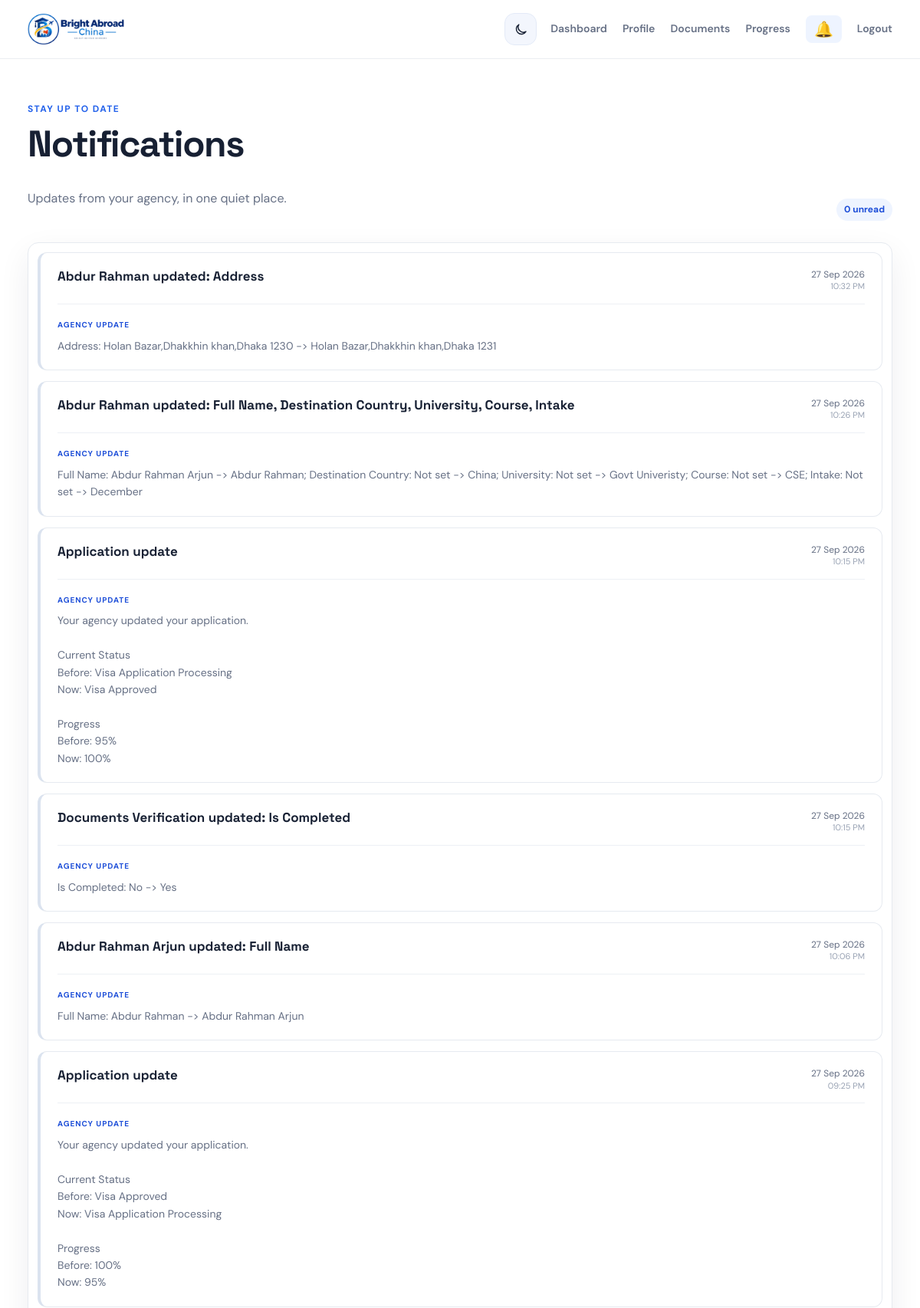
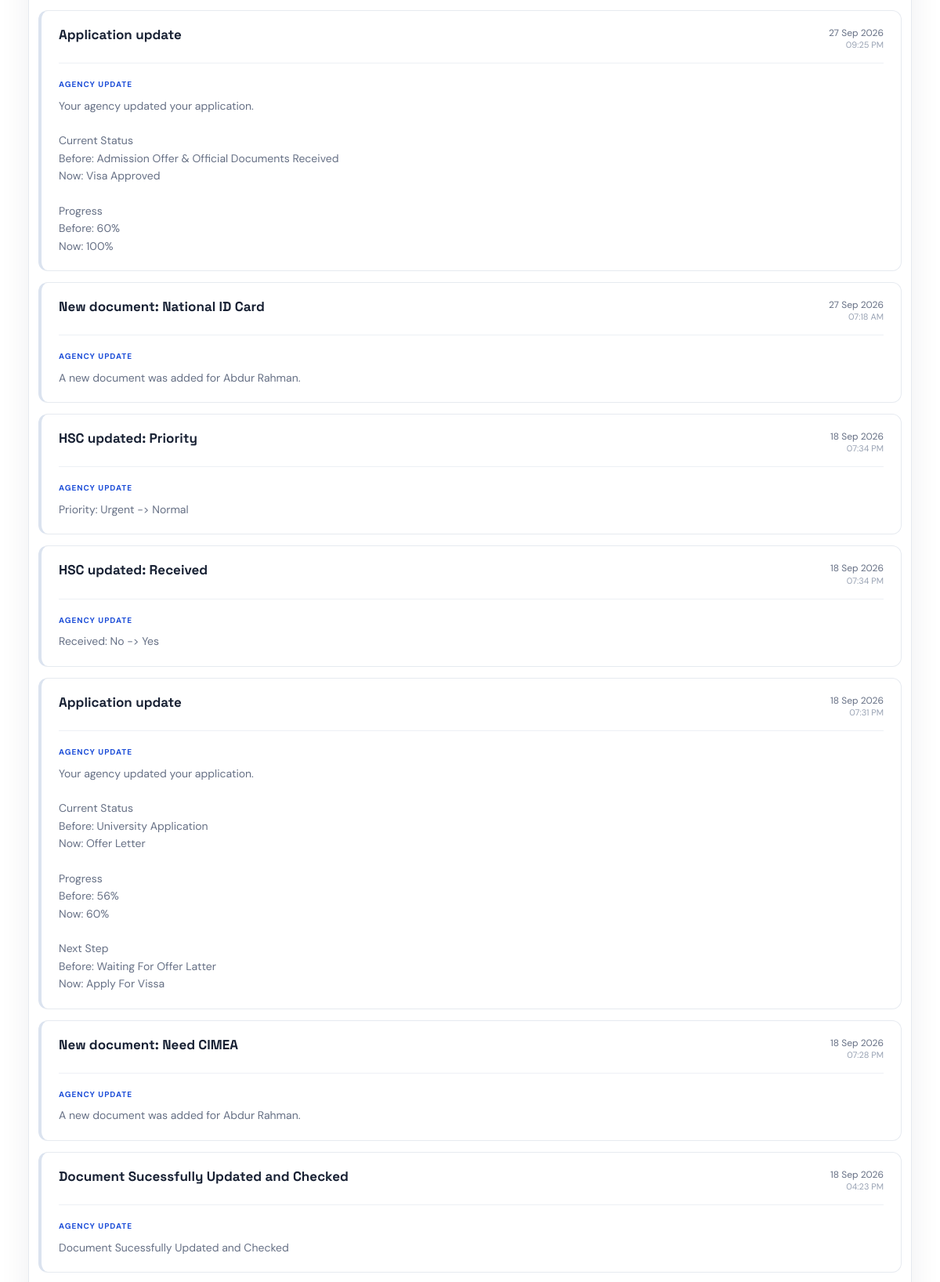
Screenshot of /students/notifications/ (signed in, upper part) with the database file from the repository (2 pictures, top to bottom).
### students/models.py (models this page shows, shortened)
class Notification(models.Model):
    student = models.ForeignKey(
        StudentProfile,
        on_delete=models.CASCADE,
        related_name="notifications"
    )
    title = models.CharField(
        max_length=200
    )
    message = models.TextField()
    is_read = models.BooleanField(
        default=False
    )
    created_at = models.DateTimeField(
        auto_now_add=True
    )
    class Meta:
        ordering = ["-created_at"]

### students/views.py (the view)
@login_required
def notifications_view(request):
    profile, created = StudentProfile.objects.get_or_create(
        user=request.user
    )
    notifications = profile.notifications.all()
    return render(
        request,
        "students/notifications.html",
        {
            "notifications": notifications,
        }
    )

### students/context_processors.py (called while the page is built)
def notification_context(request):
    unread_notification_count = 0
    recent_notifications = []
    user = getattr(request, "user", None)
    if user is not None and user.is_authenticated:
        profile = StudentProfile.objects.filter(
            user=user
        ).first()
        if profile is not None:
            recent_notifications = list(profile.notifications.all()[:5])
            unread_notification_count = profile.notifications.filter(
                is_read=False
            ).count()
    return {
        "unread_notification_count": unread_notification_count,
        "recent_notifications": recent_notifications,
    }

### templates/students/notifications.html (shortened to what this page needs)
{% extends "base.html" %}
{% block content %}
<div class="page-heading"><div><p class="eyebrow">Stay up to date</p><h1>Notifications</h1><p class="muted">Updates from your agency, in one quiet place.</p></div><span class="status-pill">{{ unread_notification_count }} unread</span></div>
<section class="card notification-list">
    {% if notifications %}
        <div class="notification-feed">
            {% for notification in notifications %}
                <a class="notification-card {% if not notification.is_read %}unread{% endif %}" href="{% url 'notification_read' notification.id %}">
                    <div class="notification-card-header">
                        <div class="notification-title-wrap">
                            <strong>{{ notification.title }}</strong>
                        </div>
                        <time class="notification-date" datetime="{{ notification.created_at|date:'c' }}">
                            <span>{{ notification.created_at|date:"d M Y" }}</span>
                            <small>{{ notification.created_at|date:"h:i A" }}</small>
                        </time>
                    </div>
                    <div class="notification-message">
                        <span class="notification-label">Agency update</span>
                        <p>{{ notification.message|linebreaksbr }}</p>
                    </div>
                </a>
            {% endfor %}
        </div>
    {% else %}<div class="empty-state">You are all caught up. New updates will appear here.</div>{% endif %}
</section>
{% endblock %}

### static/css/agency.css (style rules this page uses)
html { scroll-behavior: smooth; scroll-padding-top: 96px; -webkit-text-size-adjust: 100%; overflow-x: hidden !important; }
body { -webkit-tap-highlight-color: transparent; overflow-x: hidden !important; }

### templates/base.html (style rules this page uses)
:root { --ink: #172033; --muted: #667085; --line: #e6eaf0; --canvas: #ffffff; --surface: #ffffff; --blue: #2563eb; --blue-dark: #1d4ed8; --blue-soft: #eef4ff; --green: #16805b; --red: #c24149; --amber: #b7791f; --shadow: 0 14px 40px rgba(23, 32, 51, 0.07); --max-width: 1380px; --max-reading: 1380px; --brand-mint: #7ef0cd; --brand-deep: #0d1734; --radius-card: 18px; --radius-card-lg: 26px; --app-bar-height: 60px; --bottom-nav-height: calc(62px + env(safe-area-inset-bottom, 0px)); }
* { box-sizing: border-box; }
body { background: #ffffff; color: var(--ink); font-family: "DM Sans", "Segoe UI", sans-serif; line-height: 1.55; margin: 0; }
.card { background: var(--surface); border: 1px solid var(--line); border-radius: 14px; box-shadow: var(--shadow); padding: clamp(20px, 3vw, 32px); transition: border-color 180ms ease, box-shadow 180ms ease, transform 180ms ease; }
.page-heading { align-items: flex-end; display: flex; justify-content: space-between; margin-bottom: 28px; }
.eyebrow { color: var(--blue); font-size: 12px; font-weight: 700; letter-spacing: 0.12em; margin: 0 0 8px; text-transform: uppercase; }
h1, h2, h3, h4 { font-family: "Space Grotesk", sans-serif; line-height: 1.15; margin-top: 0; }
h1 { font-size: clamp(30px, 4vw, 48px); letter-spacing: -0.03em; }
p { color: var(--muted); }
a { color: var(--blue); }
.muted { color: var(--muted); }
.notification-card { background: var(--surface); border: 1px solid var(--line); border-left: 4px solid #dbe3ef; border-radius: 12px; display: block; padding: 20px 22px; text-decoration: none; transition: border-color 180ms ease, box-shadow 180ms ease, transform 180ms ease, background 180ms ease; }
.notification-feed { display: grid; gap: 14px; }
.notification-card-header { align-items: flex-start; display: flex; gap: 18px; justify-content: space-between; }
.notification-title-wrap { align-items: flex-start; display: flex; gap: 9px; min-width: 0; }
.notification-title-wrap strong { color: var(--ink); font-family: "Space Grotesk", sans-serif; font-size: 17px; line-height: 1.25; }
.notification-date { align-items: flex-end; color: var(--muted); display: flex; flex: 0 0 auto; flex-direction: column; font-size: 12px; line-height: 1.35; text-align: right; }
.notification-date small { color: #98a2b3; font-size: 11px; }
.notification-message { border-top: 1px solid #edf0f5; margin-top: 15px; padding-top: 13px; }
.notification-label { color: var(--blue-dark); font-size: 10px; font-weight: 700; letter-spacing: 0.1em; text-transform: uppercase; }
.notification-message p { color: var(--muted); font-size: 14px; line-height: 1.6; margin: 5px 0 0; }
.notification-list { padding: 12px; }
small { color: var(--muted); font-size: 12px; }
.status-pill { background: var(--blue-soft); border-radius: 999px; color: var(--blue-dark); display: inline-flex; font-size: 12px; font-weight: 700; padding: 5px 10px; }

### rows the page displays
Notification: title "Abdur Rahman updated: Address", created_at "27 Sep 2026", created_at "10:32 PM", message "Address: Holan Bazar,Dhakkhin khan,Dhaka 1230 -> Holan Bazar,Dhakkhin khan,Dhaka 1231"
Notification: title "Abdur Rahman updated: Full Name, Destination Country, University, Course, Intake", created_at "27 Sep 2026", created_at "10:26 PM", message "Full Name: Abdur Rahman Arjun -> Abdur Rahman; Destination Country: Not set -> China; University: Not set -> Govt Univeristy; Course: Not set -> CSE; Intake: Not set -> December"
Notification: title "Application update", created_at "27 Sep 2026", created_at "10:15 PM", message "Your agency updated your application. Current Status Before: Visa Application Processing Now: Visa Approved Progress Before: 95% Now: 100%"
Notification: title "Documents Verification updated: Is Completed", created_at "27 Sep 2026", created_at "10:15 PM", message "Is Completed: No -> Yes"
Notification: title "Abdur Rahman Arjun updated: Full Name", created_at "27 Sep 2026", created_at "10:06 PM", message "Full Name: Abdur Rahman -> Abdur Rahman Arjun"
Notification: title "Application update", created_at "27 Sep 2026", created_at "09:25 PM", message "Your agency updated your application. Current Status Before: Visa Approved Now: Visa Application Processing Progress Before: 100% Now: 95%"
Notification: title "Application update", created_at "27 Sep 2026", created_at "09:25 PM", message "Your agency updated your application. Current Status Before: Admission Offer & Official Documents Received Now: Visa Approved Progress Before: 60% Now: 100%"
Notification: title "New document: National ID Card", created_at "27 Sep 2026", created_at "07:18 AM", message "A new document was added for Abdur Rahman."
Notification: title "HSC updated: Priority", created_at "18 Sep 2026", created_at "07:34 PM", message "Priority: Urgent -> Normal"
Notification: title "HSC updated: Received", created_at "18 Sep 2026", created_at "07:34 PM", message "Received: No -> Yes"
Notification: title "Application update", created_at "18 Sep 2026", created_at "07:31 PM", message "Your agency updated your application. Current Status Before: University Application Now: Offer Letter Progress Before: 56% Now: 60% Next Step Before: Waiting For Offer Latter Now: Apply For Vissa"
Notification: title "New document: Need CIMEA", created_at "18 Sep 2026", created_at "07:28 PM", message "A new document was added for Abdur Rahman."
Notification: title "Document Sucessfully Updated and Checked", created_at "18 Sep 2026", created_at "04:23 PM", message "Document Sucessfully Updated and Checked"

### other values shown
{{ unread_notification_count }} "0"
